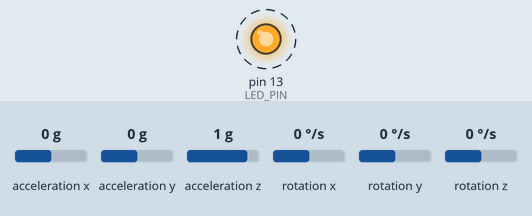
This sketch was run on a simulated Arduino Uno, built with avr-gcc and run on an emulated ATmega328P. On the bench: output pins drawn as LEDs (lit = HIGH). Wiring (inferred from the names in the program): MPU-6050 motion sensor at I2C address 0x68. Dashed ring = blinking. The inputs (shaded band) are chosen by the test bench; at power-on: acceleration x 0 g, acceleration y 0 g, acceleration z 1 g, rotation x 0 °/s, rotation y 0 °/s, rotation z 0 °/s. What the sketch prints to the serial monitor is not drawn.

Above: at 8.37 s.
Timing chart, 0 to 11.3 s (numbered marks = the images above):
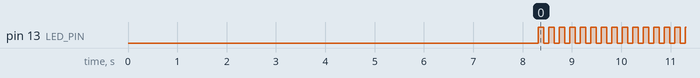

The sketch:

inputHandlind.ino
```cpp
// I2C device class (I2Cdev) demonstration Arduino sketch for MPU6050 class
// 10/7/2011 by Jeff Rowberg <jeff@rowberg.net>
// Updates should (hopefully) always be available at https://github.com/jrowberg/i2cdevlib
//
// Changelog:
//      2013-05-08 - added multiple output formats
//                 - added seamless Fastwire support
//      2011-10-07 - initial release

/* ============================================
I2Cdev device library code is placed under the MIT license
Copyright (c) 2011 Jeff Rowberg
Permission is hereby granted, free of charge, to any person obtaining a copy
of this software and associated documentation files (the "Software"), to deal
in the Software without restriction, including without limitation the rights
to use, copy, modify, merge, publish, distribute, sublicense, and/or sell
copies of the Software, and to permit persons to whom the Software is
furnished to do so, subject to the following conditions:
The above copyright notice and this permission notice shall be included in
all copies or substantial portions of the Software.
THE SOFTWARE IS PROVIDED "AS IS", WITHOUT WARRANTY OF ANY KIND, EXPRESS OR
IMPLIED, INCLUDING BUT NOT LIMITED TO THE WARRANTIES OF MERCHANTABILITY,
FITNESS FOR A PARTICULAR PURPOSE AND NONINFRINGEMENT. IN NO EVENT SHALL THE
AUTHORS OR COPYRIGHT HOLDERS BE LIABLE FOR ANY CLAIM, DAMAGES OR OTHER
LIABILITY, WHETHER IN AN ACTION OF CONTRACT, TORT OR OTHERWISE, ARISING FROM,
OUT OF OR IN CONNECTION WITH THE SOFTWARE OR THE USE OR OTHER DEALINGS IN
THE SOFTWARE.
===============================================
*/

// I2Cdev and MPU6050 must be installed as libraries, or else the .cpp/.h files
// for both classes must be in the include path of your project
#include "I2Cdev.h"
#include "MPU6050.h"

// Arduino Wire library is required if I2Cdev I2CDEV_ARDUINO_WIRE implementation
// is used in I2Cdev.h
#if I2CDEV_IMPLEMENTATION == I2CDEV_ARDUINO_WIRE
#include "Wire.h"
#endif

// class default I2C address is 0x68
// specific I2C addresses may be passed as a parameter here
// AD0 low = 0x68 (default for InvenSense evaluation board)
// AD0 high = 0x69
MPU6050 accelgyro;
//MPU6050 accelgyro(0x69); // <-- use for AD0 high
//MPU6050 accelgyro(0x68, &Wire1); // <-- use for AD0 low, but 2nd Wire (TWI/I2C) object

float ax, ay, az;
float gx, gy, gz;

float axC = 0, ayC = 0, azC = 0;
float gxC = 0, gyC = 0, gzC = 0;

// uncomment "OUTPUT_READABLE_ACCELGYRO" if you want to see a tab-separated
// list of the accel X/Y/Z and then gyro X/Y/Z values in decimal. Easy to read,
// not so easy to parse, and slow(er) over UART.
#define OUTPUT_READABLE_ACCELGYRO

// uncomment "OUTPUT_BINARY_ACCELGYRO" to send all 6 axes of data as 16-bit
// binary, one right after the other. This is very fast (as fast as possible
// without compression or data loss), and easy to parse, but impossible to read
// for a human.
//#define OUTPUT_BINARY_ACCELGYRO


#define LED_PIN 13
bool blinkState = false;

void setup() {
// join I2C bus (I2Cdev library doesn't do this automatically)
#if I2CDEV_IMPLEMENTATION == I2CDEV_ARDUINO_WIRE
  Wire.begin();
#elif I2CDEV_IMPLEMENTATION == I2CDEV_BUILTIN_FASTWIRE
  Fastwire::setup(400, true);
#endif

  // turn on LPF to reduce noise
  Wire.beginTransmission(0x68);
  Wire.write(0x1A);
  Wire.write(0x05);
  Wire.endTransmission();

  // initialize serial communication
  // (38400 chosen because it works as well at 8MHz as it does at 16MHz, but
  // it's really up to you depending on your project)
  Serial.begin(38400);

  // initialize device
  Serial.println("Initializing I2C devices...");
  accelgyro.initialize();

  // verify connection
  Serial.println("Testing device connections...");
  Serial.println(accelgyro.testConnection() ? "MPU6050 connection successful" : "MPU6050 connection failed");


  for (int i = 0; i < 2000; i++) {
    getMPU6050Data(&ax, &ay, &az, &gx, &gy, &gz);
    axC += ax;
    ayC += ay;
    azC += az;
    gxC += gx;
    gyC += gy;
    gzC += gz;
  }
  axC = axC / 2000;
  ayC = ayC / 2000;
  azC = azC / 2000;
  gxC = gxC / 2000;
  gyC = gyC / 2000;
  gzC = gzC / 2000;


  // use the code below to change accel/gyro offset values
  /*
    Serial.println("Updating internal sensor offsets...");
    // -76    -2359    1688    0    0    0
    Serial.print(accelgyro.getXAccelOffset()); Serial.print("\t"); // -76
    Serial.print(accelgyro.getYAccelOffset()); Serial.print("\t"); // -2359
    Serial.print(accelgyro.getZAccelOffset()); Serial.print("\t"); // 1688
    Serial.print(accelgyro.getXGyroOffset()); Serial.print("\t"); // 0
    Serial.print(accelgyro.getYGyroOffset()); Serial.print("\t"); // 0
    Serial.print(accelgyro.getZGyroOffset()); Serial.print("\t"); // 0
    Serial.print("\n");
    accelgyro.setXGyroOffset(220);
    accelgyro.setYGyroOffset(76);
    accelgyro.setZGyroOffset(-85);
    Serial.print(accelgyro.getXAccelOffset()); Serial.print("\t"); // -76
    Serial.print(accelgyro.getYAccelOffset()); Serial.print("\t"); // -2359
    Serial.print(accelgyro.getZAccelOffset()); Serial.print("\t"); // 1688
    Serial.print(accelgyro.getXGyroOffset()); Serial.print("\t"); // 0
    Serial.print(accelgyro.getYGyroOffset()); Serial.print("\t"); // 0
    Serial.print(accelgyro.getZGyroOffset()); Serial.print("\t"); // 0
    Serial.print("\n");
    */

  // configure Arduino LED pin for output
  pinMode(LED_PIN, OUTPUT);
}

void loop() {
  // read raw accel/gyro measurements from device
  getMPU6050Data(&ax, &ay, &az, &gx, &gy, &gz);
  ax -= axC;
  ay -= ayC;
  az -= azC;
  gx -= gxC;
  gy -= gyC;
  gz -= gzC;

  // these methods (and a few others) are also available
  //accelgyro.getAcceleration(&ax, &ay, &az);
  //accelgyro.getRotation(&gx, &gy, &gz);

#ifdef OUTPUT_READABLE_ACCELGYRO
  // display tab-separated accel/gyro x/y/z values
  Serial.print("a/g:\t");
  Serial.print(ax);
  Serial.print("\t");
  Serial.print(ay);
  Serial.print("\t");
  Serial.print(az);
  Serial.print("\t");
  Serial.print(gx);
  Serial.print("\t");
  Serial.print(gy);
  Serial.print("\t");
  Serial.println(gz);
#endif

  // blink LED to indicate activity
  blinkState = !blinkState;
  digitalWrite(LED_PIN, blinkState);
  delay(100);
}

void getMPU6050Data(float *ax, float *ay, float *az, float *gx, float *gy, float *gz) {
  int16_t rawAx, rawAy, rawAz, rawGx, rawGy, rawGz;
  accelgyro.getMotion6(&rawAx, &rawAy, &rawAz, &rawGx, &rawGy, &rawGz);

  // Convert raw values to meaningful physical units
  const float ACCEL_SCALE = 16384.0;  // For ±2g
  const float GYRO_SCALE = 131.0;     // For ±250°/s

  *ax = (rawAx / ACCEL_SCALE) * 9.81;  // Convert to m/s²
  *ay = (rawAy / ACCEL_SCALE) * 9.81;
  *az = (rawAz / ACCEL_SCALE) * 9.81;

  *gx = rawGx / GYRO_SCALE;  // Convert to degrees per second (°/s)
  *gy = rawGy / GYRO_SCALE;
  *gz = rawGz / GYRO_SCALE;
}
```

Measured:
- by itself, pin 13 (LED_PIN): alternates HIGH for 0.11 s and LOW for 0.11 s
